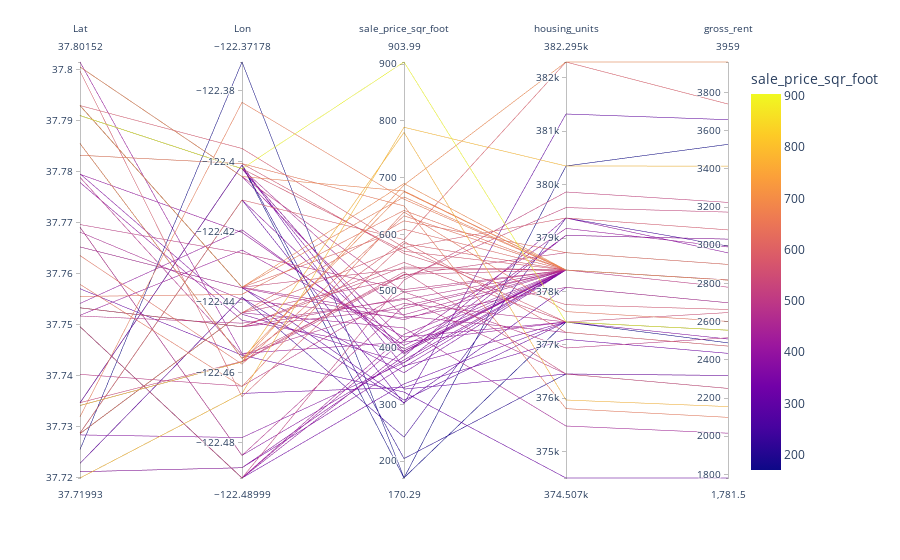

The cell this chart's notebook holds for it:
### Code cell
# Parallel Coordinates Plot
# YOUR CODE HERE!
px.parallel_coordinates(joined_df, color='sale_price_sqr_foot')
